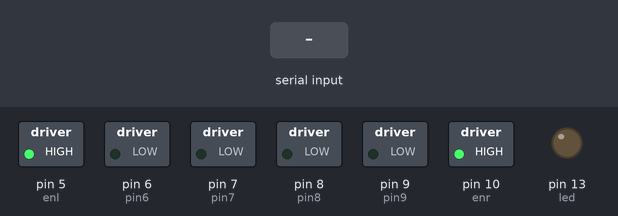
A sketch run on a simulated Arduino Uno, built with avr-gcc and run on an emulated ATmega328P. Parts: switched loads named in the sketch (green lamp = pin HIGH), output pins drawn as LEDs (lit = HIGH). The inputs (shaded band) are chosen by the test bench.

Above: at 1.2 s.
1.3 s: "W" received over Serial
At 2.2 s:
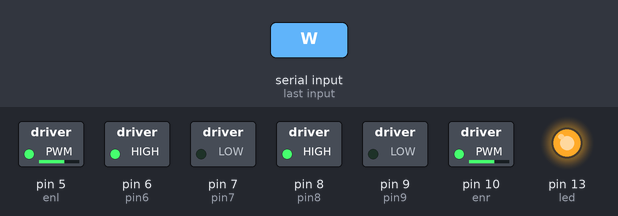
At 8.5 s:
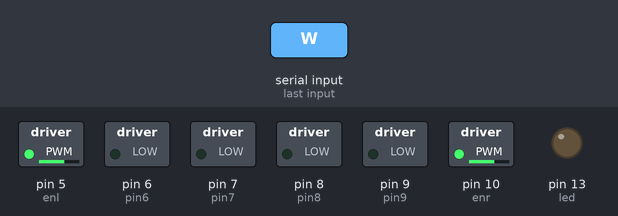
Timing chart, 0 to 17.9 s (numbered marks = the images above; inputs shaded):
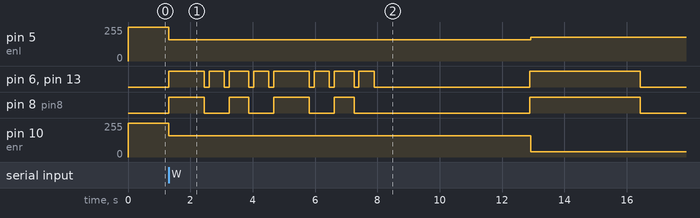

Measured:
- after the input at 1.3 s, pin 5 (enl): 255/255 → 160/255 at once, → 180/255 11.6 s later; pin 6 (pin6): LOW → HIGH at once, → LOW 1.2 s later, → HIGH 0.15 s later, → LOW 0.49 s later, … (18 changes in this stretch)

The sketch:

shapes.ino
```cpp
/*
 * shapes
 * 28/6/2018
 *

*/


int led = 13;

//left motors

int enl = 5;//enable left
int pin6 = 6;//B2
int pin7 = 7;//B1

//right motors

int enr = 10;//enable left
int pin8 = 8;//A2
int pin9 = 9;//A1

//bluetooth

char BluetoothData;

void setup()
{
  pinMode(led,OUTPUT);


 //motor


  pinMode(pin6,OUTPUT);
  pinMode(pin7,OUTPUT);
  pinMode(pin8,OUTPUT);
  pinMode(pin9,OUTPUT);
  pinMode(enl,OUTPUT);
  pinMode(enr,OUTPUT);


  Serial.begin(9600);

}

// Driving functions

void Stop(){

  digitalWrite(led,LOW);
digitalWrite(pin6,LOW);
digitalWrite(pin7,LOW);
digitalWrite(pin8,LOW);
digitalWrite(pin9,LOW);

}

void turn_right()
{
digitalWrite(led,HIGH);
digitalWrite(pin6,HIGH);
digitalWrite(pin7,LOW);
digitalWrite(pin8,LOW);
digitalWrite(pin9,LOW);

}

void forward()

{

  digitalWrite(led,HIGH);
digitalWrite(pin6,HIGH);
digitalWrite(pin7,LOW);
digitalWrite(pin8,HIGH);
digitalWrite(pin9,LOW);

}

void backward(){
digitalWrite(led,HIGH);
digitalWrite(pin6,LOW);
digitalWrite(pin7,HIGH);
digitalWrite(pin8,LOW);
digitalWrite(pin9,HIGH);

}

void turn_left()

{

  digitalWrite(led,HIGH);
digitalWrite(pin6,LOW);
digitalWrite(pin7,LOW);
digitalWrite(pin8,HIGH);
digitalWrite(pin9,LOW);

}

//shapes functions

void shapes()

{

  //Rectangle shape function

  analogWrite(enl,160);
  analogWrite(enr,160);

  forward(); //long
  delay(1150);
  Stop();
  delay(150);
  turn_right(); //turn
  delay(490);
  Stop();
  delay(150);
  forward(); //short
  delay(640);
  Stop();
  delay(150);
  turn_right(); //turn
  delay(490);
  Stop();
  delay(150);
  forward(); //long
  delay(1150);
  Stop();
  delay(150);
  turn_right(); //turn
  delay(490);
  Stop();
  delay(150);
  forward(); //short
  delay(640);
  Stop();
  delay(150);
  turn_right(); //turn
  delay(490);
  Stop();
  delay(5000);

// circle Right shape function

  forward();
  delay(30);

  analogWrite(enl,180);
  analogWrite(enr,40);

  digitalWrite(pin6,HIGH);
  digitalWrite(pin7,LOW);
  digitalWrite(pin8,HIGH);
  digitalWrite(pin9,LOW);
  delay(3510);

  Stop();
  delay(5000);


  //inf shape function

  forward();
  delay(50);

  analogWrite(enl,180);
  analogWrite(enr,40);

  digitalWrite(pin6,HIGH);
  digitalWrite(pin7,LOW);
  digitalWrite(pin8,HIGH);
  digitalWrite(pin9,LOW);
  delay(3350);


  analogWrite(enr,160);

  //left circle

  analogWrite(enl,50);

  digitalWrite(pin6,HIGH);
  digitalWrite(pin7,LOW);
  digitalWrite(pin8,HIGH);
  digitalWrite(pin9,LOW);
  delay(2600);
  Stop();

}


void loop()

{

  BluetoothData = Serial.read();
  digitalWrite(enl,HIGH);
  digitalWrite(enr,HIGH);

  //easy drive

  if(BluetoothData=='B')
  {

   backward();

  }

  if(BluetoothData=='F')
  {
    forward();
  }

  if(BluetoothData=='L')
  {
    turn_left();
  }

  if(BluetoothData=='R')
  {
    turn_right();
  }

  if(BluetoothData=='S')
  {
    Stop();
  }

  if(BluetoothData=='W'){
    shapes();
  }


}
```
